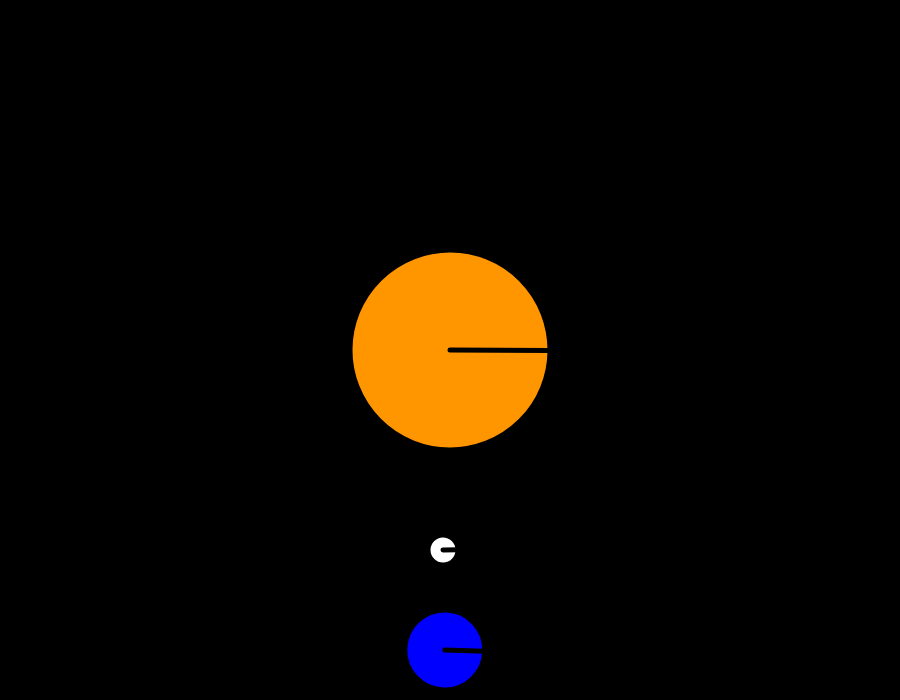
Frame 1 (no input)
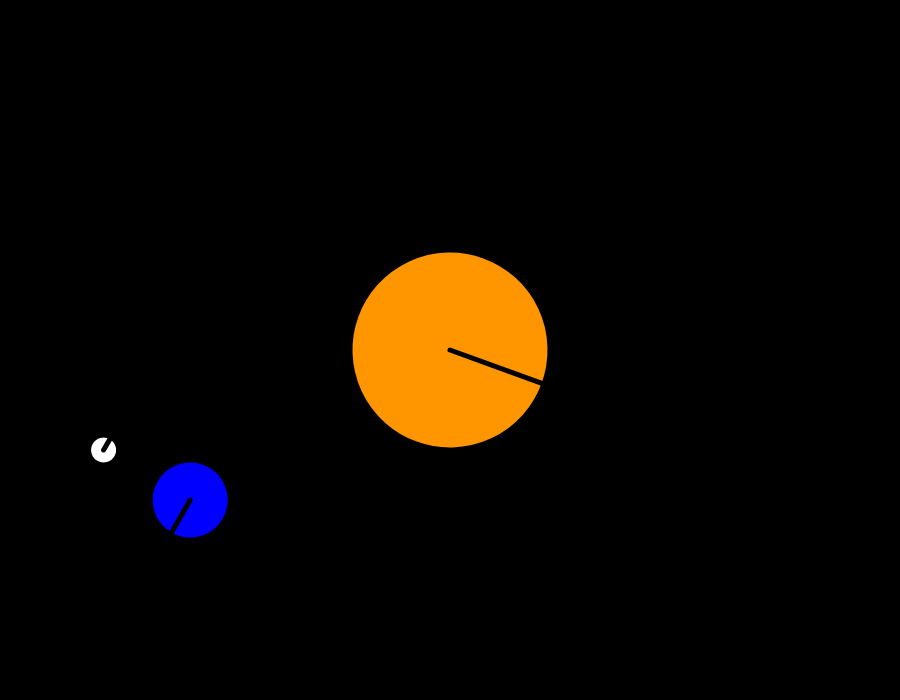
Frame 60 (no input)
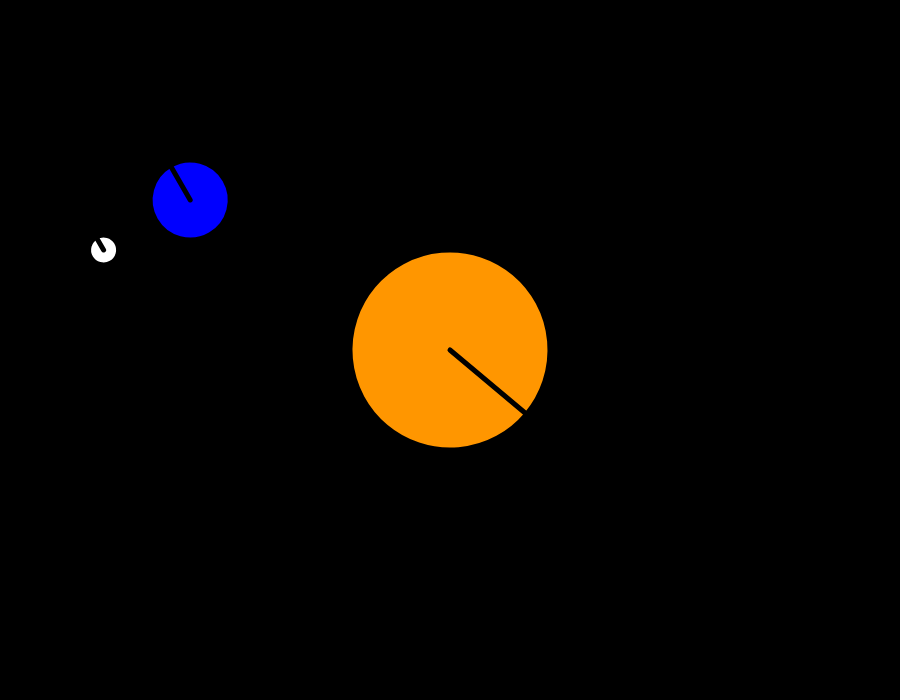
Frame 120 (the mouse pressed at the canvas centre since frame 60)

The p5.js sketch that drew these frames (run headless with seeded random() and noise() and a simulated clock; from frame 60 on, the mouse is pressed at the canvas centre):

// p5.js sketch
// ── sketch.js
//Author: David Della Rossa

var speed;

function setup() {
    createCanvas(900, 700);
}

function draw() {
    background(0);
    speed = frameCount;

    push(); //start sun coord system
    translate(width/2, height/2); // centre of the sun
        push();
            rotate(radians(speed/3 % 360)); //make the sun spin around its axis
            celestialObj(color(255,150,0), 200); // SUN
        pop();
        rotate(radians(speed % 360)); //Rotate the earth around the sun
        push(); //start earth coord system
            translate(0, 300); //centre of the earth
            push();
                rotate(radians(speed % 360)); //make the earth spin around its axis
                celestialObj(color(0, 0, 255), 80); //EARTH
            pop();
            rotate(radians(-speed * 2 % 360)) //Rotate the moon around the earth
            push();
                translate(0, -100); //centre of the moon
                celestialObj(color(255, 255, 255), 30); //MOON
            pop();
        pop();
    pop();
}

function celestialObj(c, size){
    strokeWeight(5);
    fill(c);
    stroke(0);
    ellipse(0, 0, size, size);
    line(0, 0, size/2, 0);
}
